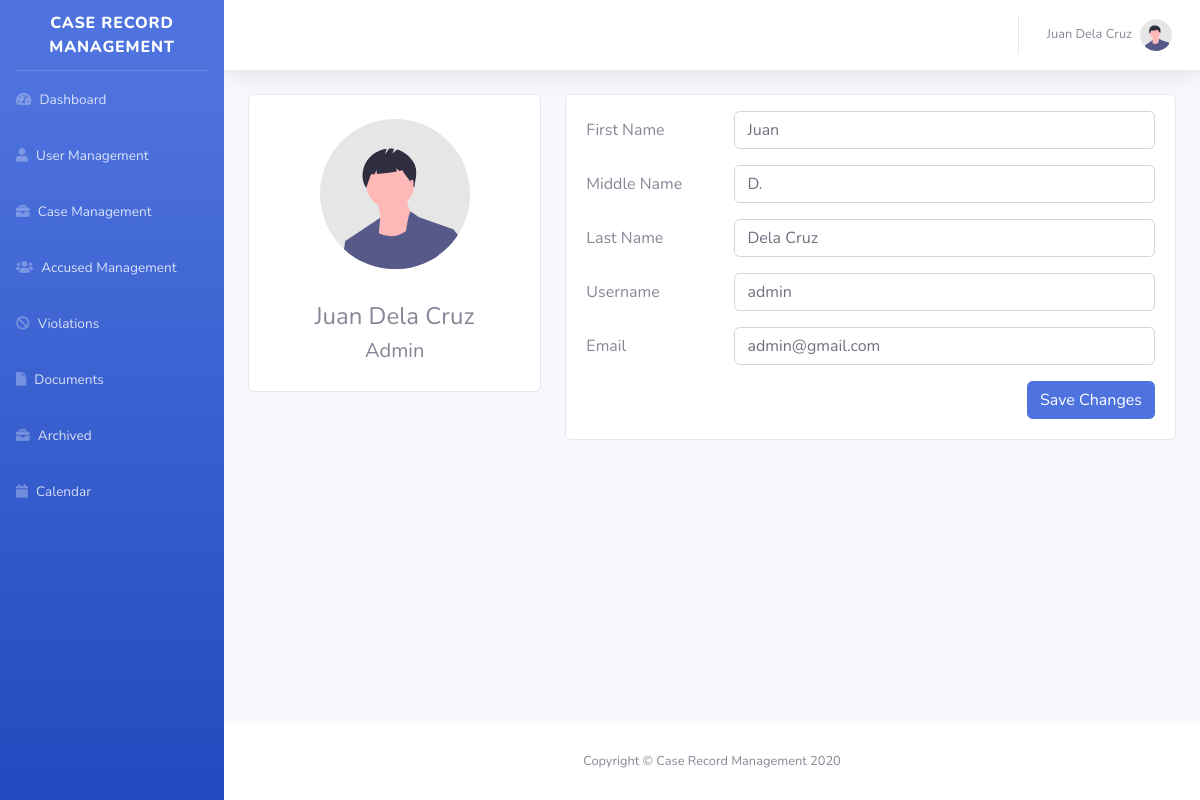
Page /profile.php (signed in) on the earlier database version.
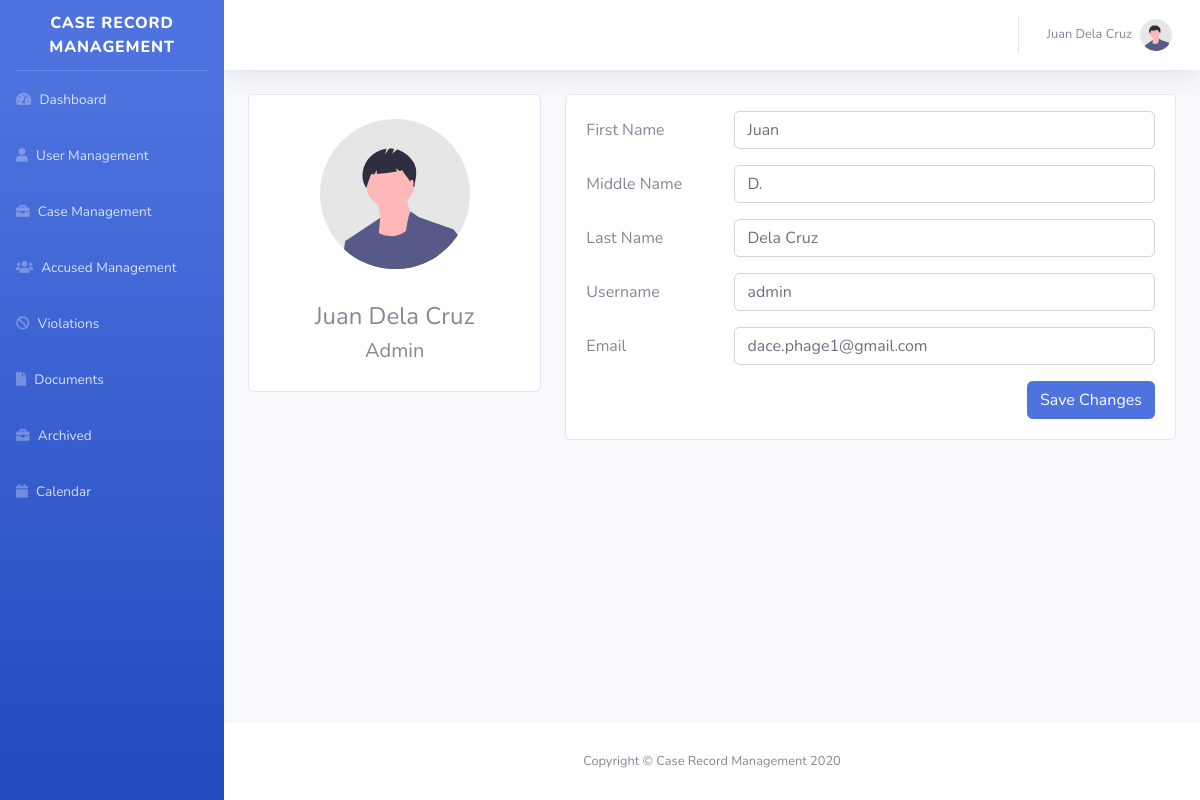
Same page on the later database version.
### tables this page shows
CREATE TABLE `users` (
  `id` int NOT NULL AUTO_INCREMENT,
  `FirstName` varchar(100) NOT NULL,
  `MiddleName` varchar(100) DEFAULT NULL,
  `LastName` varchar(100) NOT NULL,
  `Email` varchar(100) NOT NULL,
  `Username` varchar(50) NOT NULL,
  `Password` varchar(255) NOT NULL,
  `Status` enum('Active','Inactive') DEFAULT 'Active',
  `Role` enum('Admin','Operator') DEFAULT 'Operator',
  `CreatedAt` timestamp NULL DEFAULT CURRENT_TIMESTAMP,
  `ChangePassword` varchar(45) DEFAULT NULL,
  PRIMARY KEY (`id`),
  UNIQUE KEY `Email_UNIQUE` (`Email`),
  UNIQUE KEY `Username_UNIQUE` (`Username`),
  KEY `idx_Username` (`Username`),
  KEY `idx_Email` (`Email`)
);

### includes/session.php (called while the page is built, shortened)
<?php
require_once "conn.php";
if(isset($_SESSION["Username"]) || !empty($_SESSION["Username"])) {
    if($_SESSION["Role"] == $Role) {
        $query = "SELECT * FROM `users` WHERE `Username`=? and `Role`=?";
        $result = $conn->execute_query($query, [$_SESSION["Username"], $_SESSION["Role"]]);
        $acc = $result->fetch_object();
    } else {
        header("Location: login.php");
    }
}

### profile.php (the view, shortened to what the changed rows need)
<?php
$Role = "Admin";
require_once "includes/session.php";
require_once "components/header.php";
?>
<body id="page-top">
    <div id="wrapper">
        <div id="content-wrapper" class="d-flex flex-column">
            <div id="content">
                <?php
                require_once "components/topbar.php";
                ?>
                <div class="container-fluid">
                    <div class="row">
                        <div class="col-xl-4">
                            <div class="card">
                                <div class="card-body profile-card pt-4 d-flex flex-column align-items-center">
                                    <img src="img/undraw_profile.svg" width="150px" alt="Profile">
                                    <h4>
                                        <?= $acc->FirstName ?>
                                        <?= $acc->LastName ?>
                                    </h4>
                                    <h5>
                                        <?= $acc->Role ?>
                                    </h5>
                                </div>
                            </div>
                        </div>
                        <div class="col-xl-8">
                            <div class="card">
                                <div class="card-body pt-3">
                                    <form action="includes/process.php" method="POST">
                                        <div class="row mb-3">
                                            <div class="col-md-8 col-lg-9">
                                                <input name="FirstName" type="text" class="form-control" id="FirstName"
                                                    value="<?= $acc->FirstName ?>" required />
                                            </div>
                                        </div>
                                        <div class="row mb-3">
                                            <div class="col-md-8 col-lg-9">
                                                <input name="MiddleName" type="text" class="form-control"
                                                    id="MiddleName" value="<?= $acc->MiddleName ?>">
                                            </div>
                                        </div>
                                        <div class="row mb-3">
                                            <div class="col-md-8 col-lg-9">
                                                <input name="LastName" type="text" class="form-control" id="LastName"
                                                    value="<?= $acc->LastName ?>" required />
                                            </div>
                                        </div>
                                        <div class="row mb-3">
                                            <div class="col-md-8 col-lg-9">
                                                <input name="Username" type="text" class="form-control" id="Username"
                                                    value="<?= $acc->Username ?>" required />
                                            </div>
                                        </div>
                                        <div class="row mb-3">
                                            <div class="col-md-8 col-lg-9">
                                                <input name="Email" type="email" class="form-control" id="Email"
                                                    value="<?= $acc->Email ?>" required />
                                            </div>
                                        </div>
                                    </form>
                                </div>
                            </div>
                        </div>
                    </div>
                </div>
            </div>
        </div>
    </div>
</body>
</html>

### components/topbar.php (shortened to what the changed rows need)
<nav class="navbar navbar-expand navbar-light bg-white topbar mb-4 static-top shadow">
    <ul class="navbar-nav ml-auto">
        <li class="nav-item dropdown no-arrow">
            <a class="nav-link dropdown-toggle" href="#" id="userDropdown" role="button" data-toggle="dropdown" aria-haspopup="true" aria-expanded="false">
                <span class="mr-2 d-none d-lg-inline text-gray-600 small"><?= $acc->FirstName ?> <?= $acc->LastName ?></span>
                <img class="img-profile rounded-circle" src="img/undraw_profile.svg">
            </a>
        </li>
    </ul>
</nav>

Differences in the rows shown:
changed users "Juan": Email "admin@gmail.com" → "dace.phage1@gmail.com"
